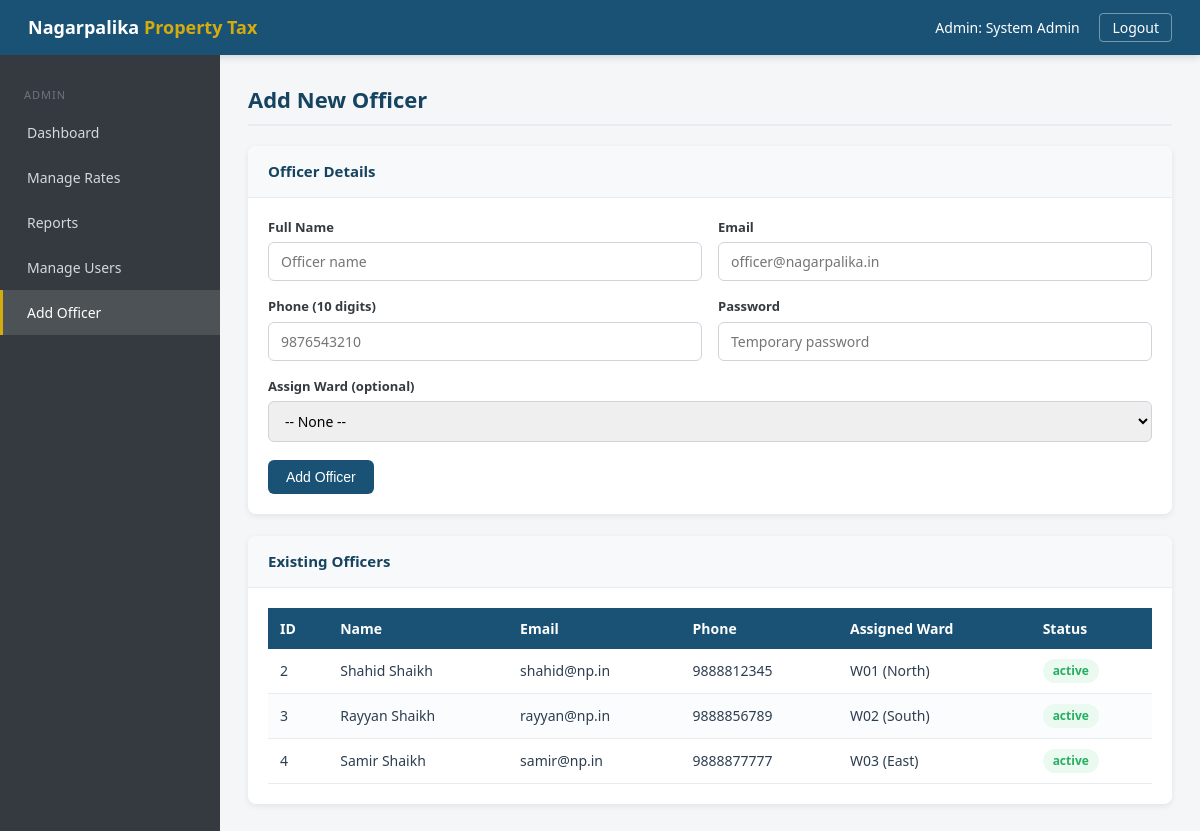
The app's page /admin/add_officer.php (signed in) with its own data.
### tables this page shows
CREATE TABLE usermaster (
  uid INT AUTO_INCREMENT PRIMARY KEY,
  uname VARCHAR(100) NOT NULL,
  email VARCHAR(50) NOT NULL UNIQUE,
  upwd VARCHAR(255) NOT NULL,
  urole VARCHAR(10) NOT NULL,        
  phone VARCHAR(10) NOT NULL,
  status VARCHAR(10) DEFAULT 'active'
);

CREATE TABLE wardmaster (
  wid INT AUTO_INCREMENT PRIMARY KEY,
  wardno VARCHAR(10) NOT NULL,
  zone VARCHAR(15) NOT NULL,
  officer_id INT
);

### admin/add_officer.php (the view, shortened to what this page needs)
<?php
include '../db.php';
$officers = mysqli_query($con, "SELECT u.*, w.wardno, w.zone
                                FROM usermaster u
                                LEFT JOIN wardmaster w ON w.officer_id=u.uid
                                WHERE u.urole='officer'
                                ORDER BY u.uid ASC");
?>
<!DOCTYPE html>
<html>
<head>
    <link rel="stylesheet" href="../css/style.css">
</head>
<body>
<div class="topbar">
    <div class="brand">Nagarpalika <span>Property Tax</span></div>
    <div class="user-info">
        Admin: <?php echo $_SESSION['uname']; ?>
        <a href="../logout.php">Logout</a>
    </div>
</div>
<div class="layout">
    <div class="sidebar">
        <div class="side-label">Admin</div>
        <a href="dashboard.php">Dashboard</a>
        <a href="manage_rates.php">Manage Rates</a>
        <a href="reports.php">Reports</a>
        <a href="manage_users.php">Manage Users</a>
        <a href="add_officer.php" class="active">Add Officer</a>
    </div>
    <div class="main">
        <h1 class="page-title">Add New Officer</h1>
        <div class="panel">
            <div class="panel-header">Officer Details</div>
            <div class="panel-body">
                <form method="post">
                    <div class="form-grid">
                        <div class="form-group">
                            <label>Full Name</label>
                            <input type="text" name="uname" required placeholder="Officer name">
                        </div>
                        <div class="form-group">
                            <label>Email</label>
                            <input type="email" name="email" required placeholder="officer@nagarpalika.in">
                        </div>
                        <div class="form-group">
                            <label>Phone (10 digits)</label>
                            <input type="text" name="phone" required pattern="[0-9]{10}" placeholder="9876543210">
                        </div>
                        <div class="form-group">
                            <label>Password</label>
                            <input type="text" name="upwd" required placeholder="Temporary password">
                        </div>
                        <div class="form-group full">
                            <label>Assign Ward (optional)</label>
                            <select name="wid">
                                <option value="0">-- None --</option>
                            </select>
                        </div>
                    </div>
                    <div class="form-actions">
                        <button type="submit" name="add_officer" class="btn btn-primary">Add Officer</button>
                    </div>
                </form>
            </div>
        </div>
        <div class="panel">
            <div class="panel-header">Existing Officers</div>
            <div class="panel-body">
                <table>
                    <thead><tr><th>ID</th><th>Name</th><th>Email</th><th>Phone</th><th>Assigned Ward</th><th>Status</th></tr></thead>
                    <tbody>
                    <?php while ($o = mysqli_fetch_array($officers)) {
                        $badge = "badge-" . $o['status'];
                        $wardInfo = $o['wardno'] ? "{$o['wardno']} ({$o['zone']})" : "<span class='muted'>Unassigned</span>";
                        echo "<tr>
                            <td>{$o['uid']}</td><td>{$o['uname']}</td><td>{$o['email']}</td>
                            <td>{$o['phone']}</td><td>$wardInfo</td>
                            <td><span class='badge $badge'>{$o['status']}</span></td>
                        </tr>";
                    } ?>
                    </tbody>
                </table>
            </div>
        </div>
    </div>
</div>
</body>
</html>

### css/style.css (style rules this page uses)
* { margin: 0; padding: 0; box-sizing: border-box; }
body { font-family: 'Segoe UI', Tahoma, sans-serif; background: #f4f6f8; color: #2c3e50; line-height: 1.5; }
:root { --primary: #1a5276; --primary-dark: #154360; --accent: #d4ac0d; --success: #27ae60; --warning: #e67e22; --error: #c0392b; --neutral-50: #f8f9fa; --neutral-100: #e9ecef; --neutral-300: #ced4da; --neutral-600: #6c757d; --neutral-800: #343a40; }
.btn { display: inline-block; padding: 9px 18px; border: none; border-radius: 6px; font-size: 14px; cursor: pointer; text-decoration: none; transition: all 0.2s; color: #fff; }
.btn-primary { background: var(--primary); }
.topbar { background: var(--primary); color: #fff; padding: 14px 28px; display: flex; justify-content: space-between; align-items: center; box-shadow: 0 2px 8px rgba(0,0,0,0.15); }
.topbar .brand { font-size: 18px; font-weight: 600; }
.topbar .brand span { color: var(--accent); }
.topbar .user-info { font-size: 14px; }
.topbar .user-info a { color: #fff; text-decoration: none; margin-left: 16px; border: 1px solid rgba(255,255,255,0.4); padding: 4px 12px; border-radius: 4px; }
.layout { display: flex; min-height: calc(100vh - 54px); }
.sidebar { width: 220px; background: var(--neutral-800); padding: 18px 0; flex-shrink: 0; }
.sidebar a { display: block; color: #d5d8dc; text-decoration: none; padding: 12px 24px; font-size: 14px; border-left: 3px solid transparent; transition: all 0.2s; }
.sidebar a.active { background: rgba(255,255,255,0.12); color: #fff; border-left-color: var(--accent); }
.sidebar .side-label { color: var(--neutral-600); font-size: 11px; text-transform: uppercase; letter-spacing: 1px; padding: 14px 24px 6px; }
.main { flex: 1; padding: 28px; overflow-x: auto; }
.page-title { font-size: 22px; color: var(--primary-dark); margin-bottom: 20px; border-bottom: 2px solid var(--neutral-100); padding-bottom: 8px; }
.panel { background: #fff; border-radius: 8px; box-shadow: 0 2px 6px rgba(0,0,0,0.08); margin-bottom: 22px; overflow: hidden; }
.panel-header { padding: 14px 20px; background: var(--neutral-50); border-bottom: 1px solid var(--neutral-100); font-weight: 600; font-size: 15px; color: var(--primary-dark); }
.panel-body { padding: 20px; }
table { width: 100%; border-collapse: collapse; font-size: 14px; }
thead th { background: var(--primary); color: #fff; padding: 10px 12px; text-align: left; font-weight: 600; }
tbody td { padding: 10px 12px; border-bottom: 1px solid var(--neutral-100); }
tbody tr:nth-child(even) { background: #fbfcfd; }
.form-grid { display: grid; grid-template-columns: 1fr 1fr; gap: 16px; }
.form-group { display: flex; flex-direction: column; }
.form-group.full { grid-column: 1 / -1; }
.form-group label { font-size: 13px; font-weight: 600; color: var(--neutral-800); margin-bottom: 5px; }
.form-group input, .form-group select, .form-group textarea { padding: 9px 12px; border: 1px solid var(--neutral-300); border-radius: 6px; font-size: 14px; font-family: inherit; }
.form-actions { margin-top: 18px; }
.badge { display: inline-block; padding: 3px 10px; border-radius: 12px; font-size: 12px; font-weight: 600; }
.badge-active { background: #eafaf1; color: var(--success); }

### records on screen
usermaster: uid "2", uname "Shahid Shaikh", email "shahid@np.in", phone "9888812345", wardmaster.wardno "W01", wardmaster.zone "North", status "active"
usermaster: uid "3", uname "Rayyan Shaikh", email "rayyan@np.in", phone "9888856789", wardmaster.wardno "W02", wardmaster.zone "South", status "active"
usermaster: uid "4", uname "Samir Shaikh", email "samir@np.in", phone "9888877777", wardmaster.wardno "W03", wardmaster.zone "East", status "active"

### other values on screen
$_SESSION['uname'] "System Admin"
